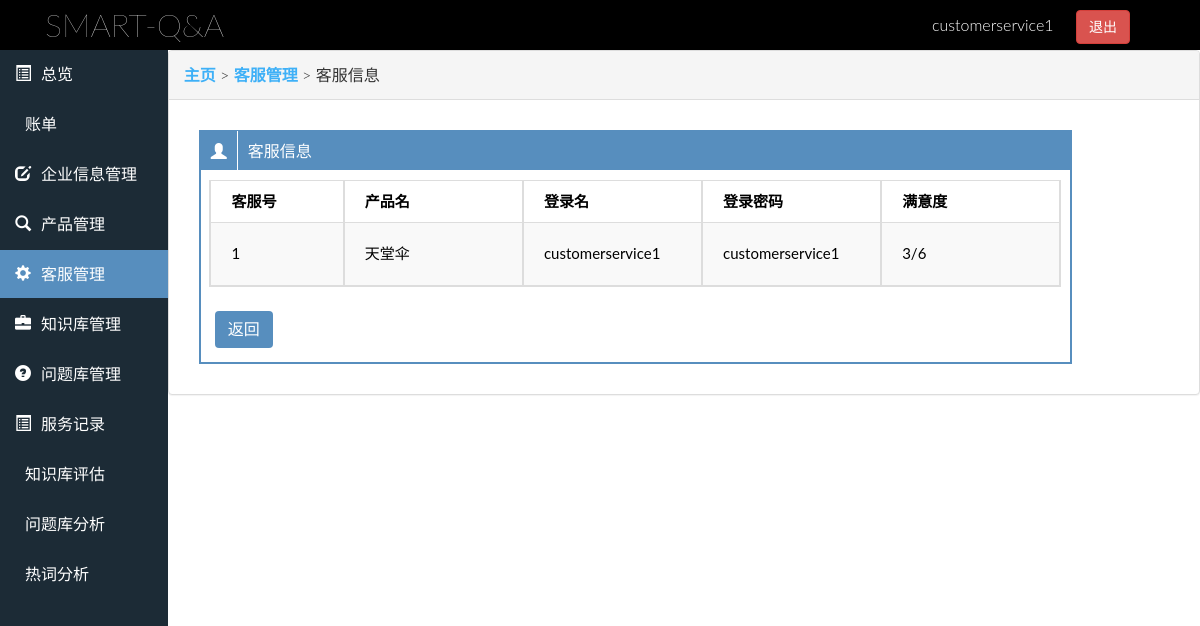
Screenshot of /enterprise/cs_list.php?CSID=1 (signed in) with the database file from the repository.
### tables this page shows
CREATE TABLE IF NOT EXISTS `product` (
  `PID` int(8) NOT NULL COMMENT '产品号',
  `PEID` int(8) NOT NULL COMMENT '企业号',
  `PName` varchar(50) NOT NULL COMMENT '产品名',
  `PIntroduction` text NOT NULL COMMENT '介绍',
  `PImage` mediumblob NOT NULL COMMENT '图片文件'
);

### web/enterprise/cs_list.php (the view, shortened to what this page needs)
<!DOCTYPE HTML>
<?php
  require_once __DIR__ . '/../functions/connect_database.php';
  $sql = "select * from `customer-service`,product where CSPID=PID and CSID={$_GET['CSID']}";
  $result = $link->query($sql);
  $row = $result->fetch_assoc();
  $sql_countCCSID = "select * from cases where CCSID={$_GET['CSID']}";
  $result_countCCSID = $link->query($sql_countCCSID);
  $row_countCCSID = $result_countCCSID->num_rows;
  $sql_countSatisfied = "select * from cases where CCSID={$_GET['CSID']} and CSatisfied='1'  ";
  $result_countSatisfied = $link->query($sql_countSatisfied);
  $row_countSatisfied = $result_countSatisfied->num_rows;
?>
<html>
  <head>
    <link href="../assets/css/enterprise-common.css" rel="stylesheet">
    <?php require __DIR__ . '/../functions/header.php'; ?>
  </head>
  <body>
    <div class="topbar">
        <span>SMART-Q&A</span>
        <div class="dropdown">
          <button class="dropdown-toggle" type="button" data-toggle="dropdown" aria-haspopup="true" aria-expanded="true"><?php echo $_SESSION['EName']; ?></button>
          <a class="btn btn-danger" href="../functions/action.php?action=enterpriseLogout">退出</a>
        </div>
    </div>
    <div class="main-container">
      <div class="container-left">
        <ul class="nav nav-stacked">
          <li><a href="console.php"><i class="glyphicon glyphicon-list-alt"></i><span>总览</span></a></li>
          <li><a href="bill.php"><i class="glyphicon glyphicon-yen"></i><span>账单</span></a></li>
          <li><a href="enterprise_manage.php"><i class="glyphicon glyphicon-edit"></i><span>企业信息管理</span></a></li>
          <li><a href="product_manage.php"><i class="glyphicon glyphicon-search"></i><span>产品管理</span></a></li>
          <li class="active"><a href="cs_manage.php"><i class="glyphicon glyphicon-cog"></i><span>客服管理</span></a></li>
          <li><a href="knowledge_manage.php"><i class="glyphicon glyphicon-briefcase"></i><span>知识库管理</span></a></li>
          <li><a href="question_manage.php"><i class="glyphicon glyphicon-question-sign"></i><span>问题库管理</span></a></li>
          <li><a href="case_list.php"><i class="glyphicon glyphicon-list-alt"></i><span>服务记录</span></a></li>
          <li><a href="knowledge_assess.php"><i class="glyphicon glyphicon-object-align-bottom"></i><span>知识库评估</span></a></li>
          <li><a href="question_assess.php"><i class="glyphicon glyphicon-object-align-bottom"></i><span>问题库分析</span></a></li>
          <li><a href="word_assess.php"><i class="glyphicon glyphicon-object-align-bottom"></i><span>热词分析</span></a></li>
        </ul>
      </div>
      <div class="container-right">
        <div class="panel panel-default">
        <div class="panel-heading"><a href="console.php">主页</a> > <a href="cs_manage.php">客服管理</a> > 客服信息</div>
          <div class="panel-body">
            <div class="cs-list">
              <div class="cs-list-heading">
                <span class="glyphicon glyphicon-user"></span>
                <span>客服信息</span>
              </div>
              <div class="cs-list-body">
                <div class="cs-show">
                  <table class="table table-striped table-bordered">
                    <thead>
                      <tr>
                        <th>客服号</th>
                        <th>产品名</th>
                        <th>登录名</th>
                        <th>登录密码</th>
                        <th>满意度</th>
                      </tr>
                    </thead>
                    <tbody>
                      <tr>
                        <td><?php echo $row['CSID'];?></td>
                        <td><?php echo $row['PName'];?></td>
                        <td><?php echo $row['CSName'];?></td>
                        <td><?php echo $row['CSPassword'];?></td>
                        <td><?php echo "{$row_countSatisfied}/{$row_countCCSID}";?></td>
                      </tr>
                    </tbody>
                  </table>
                  <button type="button" class="btn" onclick="window.location.href='cs_manage.php'">返回</button>
                </div>
              </div>
            </div>
          </div>
        </div>
      </div>
    </div>
  </body>
</html>

### web/assets/css/enterprise-common.css (style rules this page uses)
body { font-size: 15px; }
.topbar { display: flex; height: 50px; align-items: center; background: black; }
.topbar span { color: white; margin-left: 45px; font-size: 32px; font-weight: 250; }
.topbar .dropdown { margin-left: auto; margin-right: 70px; }
.topbar button { background: black; margin: 0; border-radius: 6px; padding: 8px 17px; border: 0.5px solid black; color: white; }
.main-container { display: flex; min-height: calc( 100vh - 50px ); }
.container-left { flex: 1.3; background: #1C2B36; }
.container-left li a { color: white; display: flex; align-items: center; }
.container-left li a span { font-weight: 200; margin-left: 10px; }
.nav.nav-stacked li.active a { background: #578EBE; }
.container-right { flex: 8; }
.container-right .panel-body { padding: 30px; }
.glyphicon { top: 0; }
.pro-list-body .table > thead > tr > th,.table > tbody > tr > td { padding-top: 10px; padding-bottom: 10px; }
.cs-list { width: 90%; border: 2px solid #578EBE; }
.cs-list-heading { background: #578EBE; padding: 10px; display: flex; align-items: center; color: white; }
.cs-list-heading span { line-height: 18px; font-size: 16px; }
.cs-list-body .table { width: 98%; margin: 10px auto; }
.cs-list-body .table > thead > tr { display: flex; }
.cs-list-body .table > thead > tr > th:nth-child(1) { flex:2; }
.cs-list-body .table > thead > tr > th:nth-child(2) { flex:2; }
.cs-list-body .table > thead > tr > th:nth-child(3) { flex:4; }
.cs-list-body .table > thead > tr > th:nth-child(4) { flex:3; }
.cs-list-body .table > thead > tr > th:nth-child(5) { flex:3; }
.cs-list-body .table > thead > tr > th { color: black; font-weight: bold; background: white; }
.cs-list-body .table > tbody > tr { display: flex; }
.cs-list-body .table > tbody > tr > td { color: black; font-weight: 400; }
.cs-list-body .table > tbody > tr > td:nth-child(1) { flex:2; }
.cs-list-body .table > tbody > tr > td:nth-child(2) { flex:2; }
.cs-list-body .table > tbody > tr > td:nth-child(3) { flex:4; }
.cs-list-body .table > tbody > tr > td:nth-child(4) { flex:3; }
.cs-list-body .table > tbody > tr > td:nth-child(5) { flex:3; }
.cs-list-body .table > thead > tr > th,.table > tbody > tr > td { padding-top: 10px; padding-bottom: 10px; }
.cs-list-body button { margin: 14px; font-size: 16px; color: white; background: #578EBE; }
.cs-list-body .cs-show .table > thead > tr > th:nth-child(1) { flex:2; }
.cs-list-body .cs-show .table > thead > tr > th:nth-child(2) { flex:3; }
.cs-list-body .cs-show .table > thead > tr > th:nth-child(3) { flex:3; }
.cs-list-body .cs-show .table > thead > tr > th:nth-child(4) { flex:3; }
.cs-list-body .cs-show .table > thead > tr > th:nth-child(5) { flex:3; }
.cs-list-body .cs-show .table > tbody > tr > td:nth-child(1) { flex:2; }
.cs-list-body .cs-show .table > tbody > tr > td:nth-child(2) { flex:3; }
.cs-list-body .cs-show .table > tbody > tr > td:nth-child(3) { flex:3; }
.cs-list-body .cs-show .table > tbody > tr > td:nth-child(4) { flex:3; }
.cs-list-body .cs-show .table > tbody > tr > td:nth-child(5) { flex:3; }
.kno-list-body .table > thead > tr > th,.table > tbody > tr > td { padding-top: 10px; padding-bottom: 10px; }

### web/assets/css/css-index.css (style rules this page uses)
html, body { height: 100%; width: 100%; overflow-x: hidden; }
body { height:100%; font-family: "Lato", "Serif"; font-weight: 300; padding:0; margin:0; font-size:16px; line-height: 28px; color: #777; background: #fff; overflow-x:hidden; position: relative; }
a { color: #3eb0f7; outline: 0; font-weight: bold; -webkit-transition: all .8s ease; transition: all .8s ease; }
.table > thead > tr > th { background: #3eb0f7; color: #fff; border-bottom: 0; text-transform: uppercase; }
.table > thead > tr > th, .table > tbody > tr > td { font-size: 15px; font-weight: 300; padding: 20px 20px; }

### rows the page displays
customer-service: CSID "1", product.PName "天堂伞", CSName "customerservice1", CSPassword "customerservice1"

### other values shown
$_SESSION['EName'] "customerservice1"
$row_countSatisfied "3"
$row_countCCSID "6"
